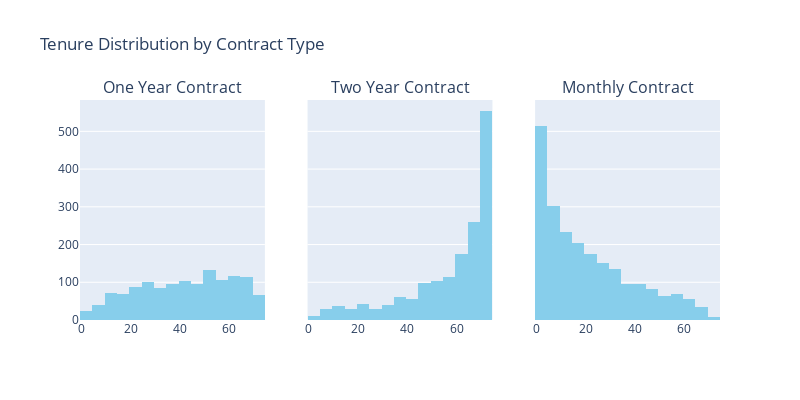

Source (notebook cell):
### Code cell
# Create subplots
fig = sp.make_subplots(rows=1, cols=3, subplot_titles=['One Year Contract', 'Two Year Contract', 'Monthly Contract'], shared_yaxes='all')

# Plot histogram for 'One Year Contract'
fig.add_trace(go.Histogram(x=df[(df['Churn'] == 0) & (df['Contract'] == 'One year')]['tenure'], nbinsx=30, marker_color='skyblue', marker_line_color='black'), row=1, col=1)

# Plot histogram for 'Two Year Contract'
fig.add_trace(go.Histogram(x=df[(df['Churn'] == 0) & (df['Contract'] == 'Two year')]['tenure'], nbinsx=30, marker_color='skyblue', marker_line_color='black'), row=1, col=2)

# Plot histogram for 'Monthly Contract'
fig.add_trace(go.Histogram(x=df[(df['Churn'] == 0) & (df['Contract'] == 'Month-to-month')]['tenure'], nbinsx=30, marker_color='skyblue', marker_line_color='black'), row=1, col=3)

# Update layout
fig.update_layout(height=400, width=800, title_text='Tenure Distribution by Contract Type', showlegend=False)

# Show the plot
fig.show()

### Figure 1 — Plotly figure (JSON) as saved in the notebook; plotly's stock layout.template omitted (floating-point values rounded to 4 significant figures; data arrays with more than 128 entries replaced by an {"elided": "..."} marker saying what was removed)
{"data": [{"marker": {"color": "skyblue", "line": {"color": "black"}}, "nbinsx": 30, "type": "histogram", "x": {"elided": "1306 int values"}, "xaxis": "x", "yaxis": "y"}, {"marker": {"color": "skyblue", "line": {"color": "black"}}, "nbinsx": 30, "type": "histogram", "x": {"elided": "1637 int values"}, "xaxis": "x2", "yaxis": "y2"}, {"marker": {"color": "skyblue", "line": {"color": "black"}}, "nbinsx": 30, "type": "histogram", "x": {"elided": "2220 int values"}, "xaxis": "x3", "yaxis": "y3"}], "layout": {"annotations": [{"font": {"size": 16}, "showarrow": false, "text": "One Year Contract", "x": 0.1444, "xanchor": "center", "xref": "paper", "y": 1, "yanchor": "bottom", "yref": "paper"}, {"font": {"size": 16}, "showarrow": false, "text": "Two Year Contract", "x": 0.5, "xanchor": "center", "xref": "paper", "y": 1, "yanchor": "bottom", "yref": "paper"}, {"font": {"size": 16}, "showarrow": false, "text": "Monthly Contract", "x": 0.8556, "xanchor": "center", "xref": "paper", "y": 1, "yanchor": "bottom", "yref": "paper"}], "height": 400, "showlegend": false, "title": {"text": "Tenure Distribution by Contract Type"}, "width": 800, "xaxis": {"anchor": "y", "domain": [0, 0.2889]}, "xaxis2": {"anchor": "y2", "domain": [0.3556, 0.6444]}, "xaxis3": {"anchor": "y3", "domain": [0.7111, 1]}, "yaxis": {"anchor": "x", "domain": [0, 1]}, "yaxis2": {"anchor": "x2", "domain": [0, 1], "matches": "y", "showticklabels": false}, "yaxis3": {"anchor": "x3", "domain": [0, 1], "matches": "y", "showticklabels": false}}}
